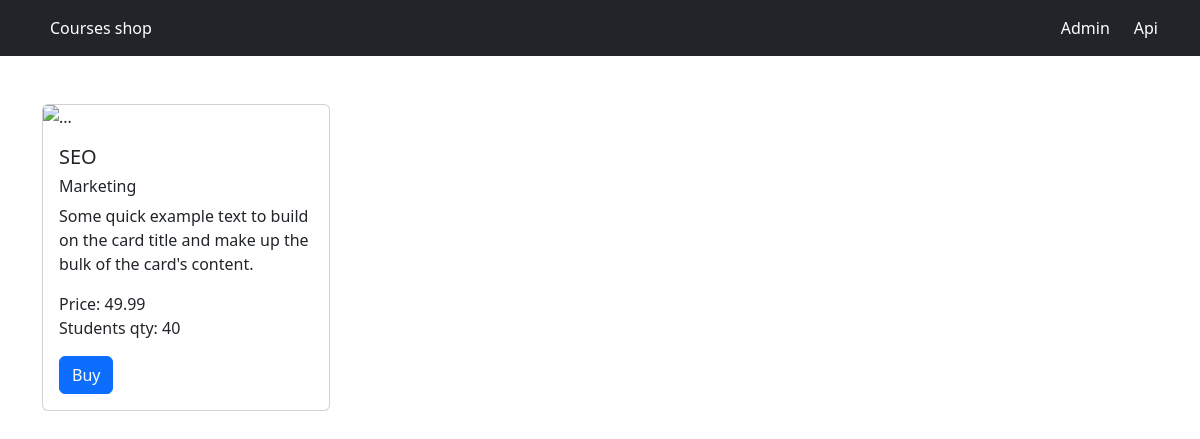
Page /8 on the committed database.
### shop/models.py (models this page shows, shortened)
class Course(models.Model):
    title = models.CharField(max_length=300)
    price = models.DecimalField(max_digits=5, decimal_places=2)
    students_qty = models.PositiveIntegerField(default=0)
    reviews_qty = models.PositiveIntegerField(default=0)
    category = models.ForeignKey(Category, on_delete=models.CASCADE)
    created_at = models.DateTimeField(auto_now_add=True)

class Category(models.Model):
    title = models.CharField(max_length=255)
    created_at = models.DateTimeField(auto_now_add=True)
    def __str__(self):
        return self.title

### shop/views.py (the view)
# urls.py: path('<int:course_id>', views.course, name='course'),
def course(request, course_id):
    course = get_object_or_404(Course, id=course_id)
    return render(request, 'course.html', {'course': course})

### shop/templates/course.html (shortened to what this page needs)
{% extends 'default.html' %}
{% block content %}
    <div class="card" style="width: 18rem;">
        <img src="..." class="card-img-top" alt="...">
        <div class="card-body">
            <h5 class="card-title">{{ course.title }}</h5>
            <h6> {{ course.category }}</h6>
            <p class="card-text">Some quick example text to build on the card title and make up the bulk of the card's
                content.</p>
            <p>
                Price: {{ course.price }} <br>
                Students qty: {{ course.students_qty }}
            </p>
            <a href="#" class="btn btn-primary">Buy</a>
        </div>
    </div>
{% endblock %}

### rows in the picture
Course: title "SEO", category "Marketing", price "49.99", students_qty "40"
